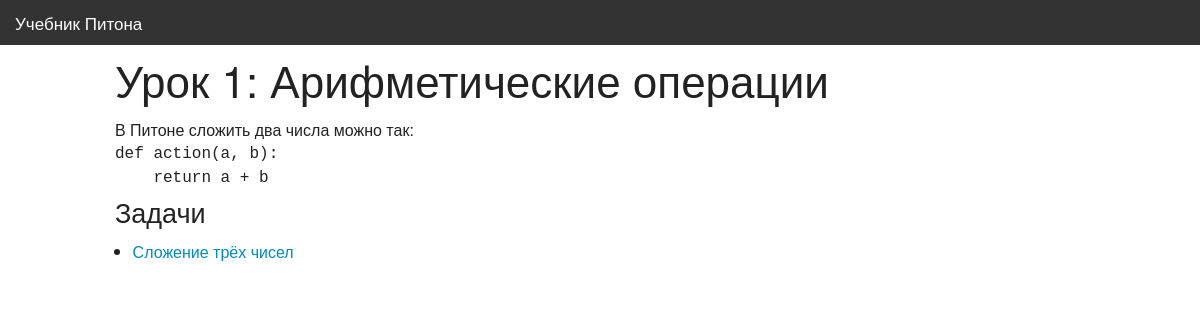
The app's page /lessons/1/ with its own data.
### lessons/models.py (models this page shows, shortened)
class Lesson(models.Model):
    title = models.TextField()
    content = models.TextField()

class Problem(models.Model):
    title = models.TextField()
    statement = models.TextField()
    lesson = models.ForeignKey(Lesson)

### lessons/views.py (the view)
# urls.py: url(r'^lessons/(?P<lesson_id>\d+)/$', views.lesson, name='lesson'),
def lesson(request, lesson_id):
    lesson = Lesson.objects.get(id=lesson_id)
    return render(request, 'lesson.html', {'lesson': lesson})

### lessons/templates/lesson.html
{% extends "base.html" %}
{% block content %}
<h1>Урок {{ lesson.id }}: {{ lesson.title }}</h1>
{{ lesson.content|safe }}
<h3>Задачи</h3>
<ul>
    {% for problem in lesson.problem_set.all %}
    <li><a href='{% url 'problem' problem.id %}'>{{ problem.title }}</a></li>
    {% endfor %}
</ul>
{% endblock %}

### records on screen
Lesson: id "1", title "Арифметические операции", content "В Питоне сложить два числа можно так: def action(a, b): return a + b"
Problem: title "Сложение трёх чисел"
